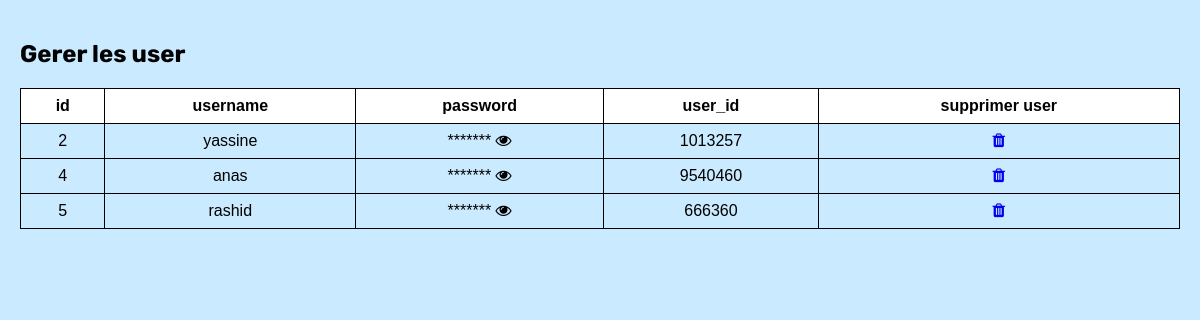
The app's page /admin/setting.php (signed in) with its own data.
### tables this page shows
CREATE TABLE `user_admin` (
  `id` int(11) NOT NULL,
  `username` varchar(100) NOT NULL,
  `password` varchar(100) NOT NULL,
  `user_id` int(11) NOT NULL
);

### admin/setting.php (the view, shortened to what this page needs)
<?php
require "../src/cnx/index.php";
$cnx = new PDO("mysql:host=$host;dbname=$dbname", $username, $password);
$req_get_users = "SELECT id, username, password, user_id FROM user_admin";
$get_user = $cnx->query($req_get_users);
?>
<!DOCTYPE html>
<html lang="en">
<head>
    <link rel="stylesheet" href="style.css">
    <link rel="stylesheet" href="mobile.css">
    <link rel="stylesheet" href="https://cdnjs.cloudflare.com/ajax/libs/font-awesome/4.7.0/css/font-awesome.min.css">
</head>
<body>
    <h2>Gerer les user</h2>
    <table>
        <tr>
            <th>id</th>
            <th>username</th>
            <th>password</th>
            <th>user_id</th>
            <th>supprimer user</th>
        </tr>
        <?php
        foreach ($get_user as $user) {
            $ids = $user['id'];
            $usernamess = $user['username'];
            $passwordss = $user['password'];
            $user_ids = $user['user_id'];
            echo "
            <tr>
                <td>$ids</td>
                <td>$usernamess</td>
                <td>******* <i onclick='this.parentNode.textContent = $passwordss' class='fa fa-eye' style='cursor : pointer;'></i></td>
                <td>$user_ids</td>
                <td><a href='./delete_user.php?user_id=$user_ids'><i style='cursor:pointer' class='fa fa-trash'></i></a></td>
            </tr>
            ";
        }
        ?>
    </table>
</body>
</html>

### admin/style.css (style rules this page uses)
body { margin: auto; font-family: Rubik; background-color: #C9EAFF; }
a { text-decoration: none; }

### admin/setting.php (style rules this page uses)
table { font-family: arial, sans-serif; border-collapse: collapse; width: 100%; }
td, th { border: 1px solid black; text-align: center; padding: 8px; }
th { background-color: white; }
body { padding: 20px; }

### records on screen
user_admin: id "2", username "yassine", user "1013257"
user_admin: id "4", username "anas", user "9540460"
user_admin: id "5", username "rashid", user "666360"
